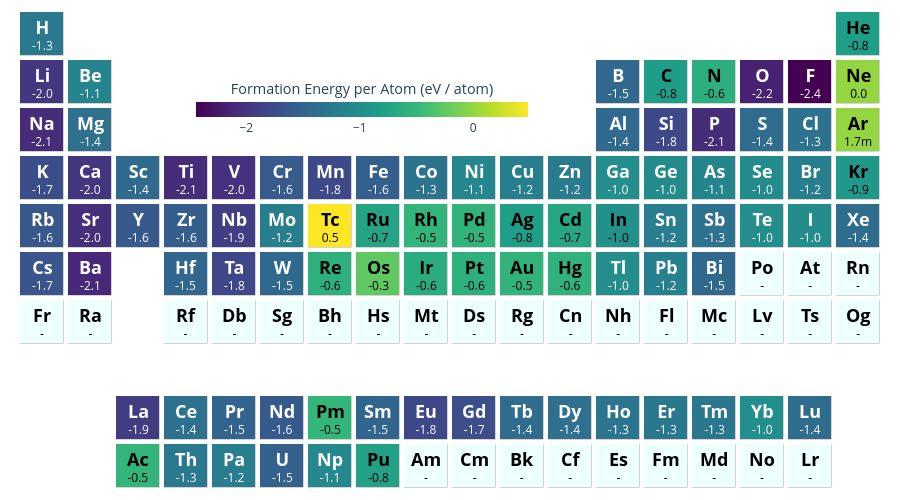

The notebook cell saved with this chart:
### Code cell
pmv.ptable_heatmap(formation_energy_averages, colorbar=dict(title="Formation Energy per Atom (eV / atom)"))

### Figure 1 — Plotly figure (JSON) as saved in the notebook; plotly's stock layout.template omitted (floating-point values rounded to 4 significant figures; data arrays with more than 128 entries replaced by an {"elided": "..."} marker saying what was removed)
{"data": [{"colorbar": {"len": 0.4, "lenmode": "fraction", "orientation": "h", "thickness": 15, "tickformat": "~s", "title": {"font": {"size": 14.4}, "side": "top", "text": "Formation Energy per Atom (eV / atom)"}, "x": 0.4, "y": 0.72}, "colorscale": [[0, "darkgray"], [1, "darkgray"]], "hoverinfo": "none", "showscale": false, "type": "heatmap", "xgap": 4.5, "ygap": 4.5, "z": {"elided": "10x18 float values"}}, {"colorbar": {"len": 0.4, "lenmode": "fraction", "orientation": "h", "thickness": 15, "tickformat": "~s", "title": {"font": {"size": 14.4}, "side": "top", "text": "Formation Energy per Atom (eV / atom)"}, "x": 0.4, "y": 0.72}, "colorscale": [[0, "#eff"], [1, "#eff"]], "hoverinfo": "none", "showscale": false, "type": "heatmap", "xgap": 5, "ygap": 5, "z": {"elided": "10x18 float values"}}, {"colorbar": {"len": 0.4, "lenmode": "fraction", "orientation": "h", "thickness": 15, "tickformat": "~s", "title": {"font": {"size": 14.4}, "side": "top", "text": "Formation Energy per Atom (eV / atom)"}, "x": 0.4, "y": 0.72}, "colorscale": [[0, "#440154"], [0.1111, "#482878"], [0.2222, "#3e4989"], [0.3333, "#31688e"], [0.4444, "#26828e"], [0.5556, "#1f9e89"], [0.6667, "#35b779"], [0.7778, "#6ece58"], [0.8889, "#b5de2b"], [1, "#fde725"]], "hoverinfo": "text", "reversescale": false, "showscale": true, "text": {"elided": "10x18 str values"}, "type": "heatmap", "xgap": 5, "ygap": 5, "z": {"elided": "10x18 float values"}, "zauto": false, "zmax": 0.4827, "zmin": -2.443}], "layout": {"annotations": [{"font": {"color": "#000000"}, "showarrow": false, "text": "", "x": 0, "xref": "x", "y": 0, "yref": "y"}, {"font": {"color": "#000000"}, "showarrow": false, "text": "", "x": 1, "xref": "x", "y": 0, "yref": "y"}, {"font": {"color": "#000000"}, "showarrow": false, "text": "<span style='font-weight: bold; font-size: 18.0;'>Ac</span><br>-0.5", "x": 2, "xref": "x", "y": 0, "yref": "y"}, {"font": {"color": "#FFFFFF"}, "showarrow": false, "text": "<span style='font-weight: bold; font-size: 18.0;'>Th</span><br>-1.3", "x": 3, "xref": "x", "y": 0, "yref": "y"}, {"font": {"color": "#FFFFFF"}, "showarrow": false, "text": "<span style='font-weight: bold; font-size: 18.0;'>Pa</span><br>-1.2", "x": 4, "xref": "x", "y": 0, "yref": "y"}, {"font": {"color": "#FFFFFF"}, "showarrow": false, "text": "<span style='font-weight: bold; font-size: 18.0;'>U</span><br>-1.5", "x": 5, "xref": "x", "y": 0, "yref": "y"}, {"font": {"color": "#FFFFFF"}, "showarrow": false, "text": "<span style='font-weight: bold; font-size: 18.0;'>Np</span><br>-1.1", "x": 6, "xref": "x", "y": 0, "yref": "y"}, {"font": {"color": "#000000"}, "showarrow": false, "text": "<span style='font-weight: bold; font-size: 18.0;'>Pu</span><br>-0.8", "x": 7, "xref": "x", "y": 0, "yref": "y"}, {"font": {"color": "#000000"}, "showarrow": false, "text": "<span style='font-weight: bold; font-size: 18.0;'>Am</span><br>-", "x": 8, "xref": "x", "y": 0, "yref": "y"}, {"font": {"color": "#000000"}, "showarrow": false, "text": "<span style='font-weight: bold; font-size: 18.0;'>Cm</span><br>-", "x": 9, "xref": "x", "y": 0, "yref": "y"}, {"font": {"color": "#000000"}, "showarrow": false, "text": "<span style='font-weight: bold; font-size: 18.0;'>Bk</span><br>-", "x": 10, "xref": "x", "y": 0, "yref": "y"}, {"font": {"color": "#000000"}, "showarrow": false, "text": "<span style='font-weight: bold; font-size: 18.0;'>Cf</span><br>-", "x": 11, "xref": "x", "y": 0, "yref": "y"}, {"font": {"color": "#000000"}, "showarrow": false, "text": "<span style='font-weight: bold; font-size: 18.0;'>Es</span><br>-", "x": 12, "xref": "x", "y": 0, "yref": "y"}, {"font": {"color": "#000000"}, "showarrow": false, "text": "<span style='font-weight: bold; font-size: 18.0;'>Fm</span><br>-", "x": 13, "xref": "x", "y": 0, "yref": "y"}, {"font": {"color": "#000000"}, "showarrow": false, "text": "<span style='font-weight: bold; font-size: 18.0;'>Md</span><br>-", "x": 14, "xref": "x", "y": 0, "yref": "y"}, {"font": {"color": "#000000"}, "showarrow": false, "text": "<span style='font-weight: bold; font-size: 18.0;'>No</span><br>-", "x": 15, "xref": "x", "y": 0, "yref": "y"}, {"font": {"color": "#000000"}, "showarrow": false, "text": "<span style='font-weight: bold; font-size: 18.0;'>Lr</span><br>-", "x": 16, "xref": "x", "y": 0, "yref": "y"}, {"font": {"color": "#000000"}, "showarrow": false, "text": "", "x": 17, "xref": "x", "y": 0, "yref": "y"}, {"font": {"color": "#000000"}, "showarrow": false, "text": "", "x": 0, "xref": "x", "y": 1, "yref": "y"}, {"font": {"color": "#000000"}, "showarrow": false, "text": "", "x": 1, "xref": "x", "y": 1, "yref": "y"}, {"font": {"color": "#FFFFFF"}, "showarrow": false, "text": "<span style='font-weight: bold; font-size: 18.0;'>La</span><br>-1.9", "x": 2, "xref": "x", "y": 1, "yref": "y"}, {"font": {"color": "#FFFFFF"}, "showarrow": false, "text": "<span style='font-weight: bold; font-size: 18.0;'>Ce</span><br>-1.4", "x": 3, "xref": "x", "y": 1, "yref": "y"}, {"font": {"color": "#FFFFFF"}, "showarrow": false, "text": "<span style='font-weight: bold; font-size: 18.0;'>Pr</span><br>-1.5", "x": 4, "xref": "x", "y": 1, "yref": "y"}, {"font": {"color": "#FFFFFF"}, "showarrow": false, "text": "<span style='font-weight: bold; font-size: 18.0;'>Nd</span><br>-1.6", "x": 5, "xref": "x", "y": 1, "yref": "y"}, {"font": {"color": "#000000"}, "showarrow": false, "text": "<span style='font-weight: bold; font-size: 18.0;'>Pm</span><br>-0.5", "x": 6, "xref": "x", "y": 1, "yref": "y"}, {"font": {"color": "#FFFFFF"}, "showarrow": false, "text": "<span style='font-weight: bold; font-size: 18.0;'>Sm</span><br>-1.5", "x": 7, "xref": "x", "y": 1, "yref": "y"}, {"font": {"color": "#FFFFFF"}, "showarrow": false, "text": "<span style='font-weight: bold; font-size: 18.0;'>Eu</span><br>-1.8", "x": 8, "xref": "x", "y": 1, "yref": "y"}, {"font": {"color": "#FFFFFF"}, "showarrow": false, "text": "<span style='font-weight: bold; font-size: 18.0;'>Gd</span><br>-1.7", "x": 9, "xref": "x", "y": 1, "yref": "y"}, {"font": {"color": "#FFFFFF"}, "showarrow": false, "text": "<span style='font-weight: bold; font-size: 18.0;'>Tb</span><br>-1.4", "x": 10, "xref": "x", "y": 1, "yref": "y"}, {"font": {"color": "#FFFFFF"}, "showarrow": false, "text": "<span style='font-weight: bold; font-size: 18.0;'>Dy</span><br>-1.4", "x": 11, "xref": "x", "y": 1, "yref": "y"}, {"font": {"color": "#FFFFFF"}, "showarrow": false, "text": "<span style='font-weight: bold; font-size: 18.0;'>Ho</span><br>-1.3", "x": 12, "xref": "x", "y": 1, "yref": "y"}, {"font": {"color": "#FFFFFF"}, "showarrow": false, "text": "<span style='font-weight: bold; font-size: 18.0;'>Er</span><br>-1.3", "x": 13, "xref": "x", "y": 1, "yref": "y"}, {"font": {"color": "#FFFFFF"}, "showarrow": false, "text": "<span style='font-weight: bold; font-size: 18.0;'>Tm</span><br>-1.3", "x": 14, "xref": "x", "y": 1, "yref": "y"}, {"font": {"color": "#FFFFFF"}, "showarrow": false, "text": "<span style='font-weight: bold; font-size: 18.0;'>Yb</span><br>-1.0", "x": 15, "xref": "x", "y": 1, "yref": "y"}, {"font": {"color": "#FFFFFF"}, "showarrow": false, "text": "<span style='font-weight: bold; font-size: 18.0;'>Lu</span><br>-1.4", "x": 16, "xref": "x", "y": 1, "yref": "y"}, {"font": {"color": "#000000"}, "showarrow": false, "text": "", "x": 17, "xref": "x", "y": 1, "yref": "y"}, {"font": {"color": "#000000"}, "showarrow": false, "text": "", "x": 0, "xref": "x", "y": 2, "yref": "y"}, {"font": {"color": "#000000"}, "showarrow": false, "text": "", "x": 1, "xref": "x", "y": 2, "yref": "y"}, {"font": {"color": "#000000"}, "showarrow": false, "text": "", "x": 2, "xref": "x", "y": 2, "yref": "y"}, {"font": {"color": "#000000"}, "showarrow": false, "text": "", "x": 3, "xref": "x", "y": 2, "yref": "y"}, {"font": {"color": "#000000"}, "showarrow": false, "text": "", "x": 4, "xref": "x", "y": 2, "yref": "y"}, {"font": {"color": "#000000"}, "showarrow": false, "text": "", "x": 5, "xref": "x", "y": 2, "yref": "y"}, {"font": {"color": "#000000"}, "showarrow": false, "text": "", "x": 6, "xref": "x", "y": 2, "yref": "y"}, {"font": {"color": "#000000"}, "showarrow": false, "text": "", "x": 7, "xref": "x", "y": 2, "yref": "y"}, {"font": {"color": "#000000"}, "showarrow": false, "text": "", "x": 8, "xref": "x", "y": 2, "yref": "y"}, {"font": {"color": "#000000"}, "showarrow": false, "text": "", "x": 9, "xref": "x", "y": 2, "yref": "y"}, {"font": {"color": "#000000"}, "showarrow": false, "text": "", "x": 10, "xref": "x", "y": 2, "yref": "y"}, {"font": {"color": "#000000"}, "showarrow": false, "text": "", "x": 11, "xref": "x", "y": 2, "yref": "y"}, {"font": {"color": "#000000"}, "showarrow": false, "text": "", "x": 12, "xref": "x", "y": 2, "yref": "y"}, {"font": {"color": "#000000"}, "showarrow": false, "text": "", "x": 13, "xref": "x", "y": 2, "yref": "y"}, {"font": {"color": "#000000"}, "showarrow": false, "text": "", "x": 14, "xref": "x", "y": 2, "yref": "y"}, {"font": {"color": "#000000"}, "showarrow": false, "text": "", "x": 15, "xref": "x", "y": 2, "yref": "y"}, {"font": {"color": "#000000"}, "showarrow": false, "text": "", "x": 16, "xref": "x", "y": 2, "yref": "y"}, {"font": {"color": "#000000"}, "showarrow": false, "text": "", "x": 17, "xref": "x", "y": 2, "yref": "y"}, {"font": {"color": "#000000"}, "showarrow": false, "text": "<span style='font-weight: bold; font-size: 18.0;'>Fr</span><br>-", "x": 0, "xref": "x", "y": 3, "yref": "y"}, {"font": {"color": "#000000"}, "showarrow": false, "text": "<span style='font-weight: bold; font-size: 18.0;'>Ra</span><br>-", "x": 1, "xref": "x", "y": 3, "yref": "y"}, {"font": {"color": "#000000"}, "showarrow": false, "text": "", "x": 2, "xref": "x", "y": 3, "yref": "y"}, {"font": {"color": "#000000"}, "showarrow": false, "text": "<span style='font-weight: bold; font-size: 18.0;'>Rf</span><br>-", "x": 3, "xref": "x", "y": 3, "yref": "y"}, {"font": {"color": "#000000"}, "showarrow": false, "text": "<span style='font-weight: bold; font-size: 18.0;'>Db</span><br>-", "x": 4, "xref": "x", "y": 3, "yref": "y"}, {"font": {"color": "#000000"}, "showarrow": false, "text": "<span style='font-weight: bold; font-size: 18.0;'>Sg</span><br>-", "x": 5, "xref": "x", "y": 3, "yref": "y"}, {"font": {"color": "#000000"}, "showarrow": false, "text": "<span style='font-weight: bold; font-size: 18.0;'>Bh</span><br>-", "x": 6, "xref": "x", "y": 3, "yref": "y"}, {"font": {"color": "#000000"}, "showarrow": false, "text": "<span style='font-weight: bold; font-size: 18.0;'>Hs</span><br>-", "x": 7, "xref": "x", "y": 3, "yref": "y"}, {"font": {"color": "#000000"}, "showarrow": false, "text": "<span style='font-weight: bold; font-size: 18.0;'>Mt</span><br>-", "x": 8, "xref": "x", "y": 3, "yref": "y"}, {"font": {"color": "#000000"}, "showarrow": false, "text": "<span style='font-weight: bold; font-size: 18.0;'>Ds</span><br>-", "x": 9, "xref": "x", "y": 3, "yref": "y"}, {"font": {"color": "#000000"}, "showarrow": false, "text": "<span style='font-weight: bold; font-size: 18.0;'>Rg</span><br>-", "x": 10, "xref": "x", "y": 3, "yref": "y"}, {"font": {"color": "#000000"}, "showarrow": false, "text": "<span style='font-weight: bold; font-size: 18.0;'>Cn</span><br>-", "x": 11, "xref": "x", "y": 3, "yref": "y"}, {"font": {"color": "#000000"}, "showarrow": false, "text": "<span style='font-weight: bold; font-size: 18.0;'>Nh</span><br>-", "x": 12, "xref": "x", "y": 3, "yref": "y"}, {"font": {"color": "#000000"}, "showarrow": false, "text": "<span style='font-weight: bold; font-size: 18.0;'>Fl</span><br>-", "x": 13, "xref": "x", "y": 3, "yref": "y"}, {"font": {"color": "#000000"}, "showarrow": false, "text": "<span style='font-weight: bold; font-size: 18.0;'>Mc</span><br>-", "x": 14, "xref": "x", "y": 3, "yref": "y"}, {"font": {"color": "#000000"}, "showarrow": false, "text": "<span style='font-weight: bold; font-size: 18.0;'>Lv</span><br>-", "x": 15, "xref": "x", "y": 3, "yref": "y"}, {"font": {"color": "#000000"}, "showarrow": false, "text": "<span style='font-weight: bold; font-size: 18.0;'>Ts</span><br>-", "x": 16, "xref": "x", "y": 3, "yref": "y"}, {"font": {"color": "#000000"}, "showarrow": false, "text": "<span style='font-weight: bold; font-size: 18.0;'>Og</span><br>-", "x": 17, "xref": "x", "y": 3, "yref": "y"}, {"font": {"color": "#FFFFFF"}, "showarrow": false, "text": "<span style='font-weight: bold; font-size: 18.0;'>Cs</span><br>-1.7", "x": 0, "xref": "x", "y": 4, "yref": "y"}, {"font": {"color": "#FFFFFF"}, "showarrow": false, "text": "<span style='font-weight: bold; font-size: 18.0;'>Ba</span><br>-2.1", "x": 1, "xref": "x", "y": 4, "yref": "y"}, {"font": {"color": "#000000"}, "showarrow": false, "text": "", "x": 2, "xref": "x", "y": 4, "yref": "y"}, {"font": {"color": "#FFFFFF"}, "showarrow": false, "text": "<span style='font-weight: bold; font-size: 18.0;'>Hf</span><br>-1.5", "x": 3, "xref": "x", "y": 4, "yref": "y"}, {"font": {"color": "#FFFFFF"}, "showarrow": false, "text": "<span style='font-weight: bold; font-size: 18.0;'>Ta</span><br>-1.8", "x": 4, "xref": "x", "y": 4, "yref": "y"}, {"font": {"color": "#FFFFFF"}, "showarrow": false, "text": "<span style='font-weight: bold; font-size: 18.0;'>W</span><br>-1.5", "x": 5, "xref": "x", "y": 4, "yref": "y"}, {"font": {"color": "#000000"}, "showarrow": false, "text": "<span style='font-weight: bold; font-size: 18.0;'>Re</span><br>-0.6", "x": 6, "xref": "x", "y": 4, "yref": "y"}, {"font": {"color": "#000000"}, "showarrow": false, "text": "<span style='font-weight: bold; font-size: 18.0;'>Os</span><br>-0.3", "x": 7, "xref": "x", "y": 4, "yref": "y"}, {"font": {"color": "#000000"}, "showarrow": false, "text": "<span style='font-weight: bold; font-size: 18.0;'>Ir</span><br>-0.6", "x": 8, "xref": "x", "y": 4, "yref": "y"}, {"font": {"color": "#000000"}, "showarrow": false, "text": "<span style='font-weight: bold; font-size: 18.0;'>Pt</span><br>-0.6", "x": 9, "xref": "x", "y": 4, "yref": "y"}, {"font": {"color": "#000000"}, "showarrow": false, "text": "<span style='font-weight: bold; font-size: 18.0;'>Au</span><br>-0.5", "x": 10, "xref": "x", "y": 4, "yref": "y"}, {"font": {"color": "#000000"}, "showarrow": false, "text": "<span style='font-weight: bold; font-size: 18.0;'>Hg</span><br>-0.6", "x": 11, "xref": "x", "y": 4, "yref": "y"}, {"font": {"color": "#FFFFFF"}, "showarrow": false, "text": "<span style='font-weight: bold; font-size: 18.0;'>Tl</span><br>-1.0", "x": 12, "xref": "x", "y": 4, "yref": "y"}, {"font": {"color": "#FFFFFF"}, "showarrow": false, "text": "<span style='font-weight: bold; font-size: 18.0;'>Pb</span><br>-1.2", "x": 13, "xref": "x", "y": 4, "yref": "y"}, {"font": {"color": "#FFFFFF"}, "showarrow": false, "text": "<span style='font-weight: bold; font-size: 18.0;'>Bi</span><br>-1.5", "x": 14, "xref": "x", "y": 4, "yref": "y"}, {"font": {"color": "#000000"}, "showarrow": false, "text": "<span style='font-weight: bold; font-size: 18.0;'>Po</span><br>-", "x": 15, "xref": "x", "y": 4, "yref": "y"}, {"font": {"color": "#000000"}, "showarrow": false, "text": "<span style='font-weight: bold; font-size: 18.0;'>At</span><br>-", "x": 16, "xref": "x", "y": 4, "yref": "y"}, {"font": {"color": "#000000"}, "showarrow": false, "text": "<span style='font-weight: bold; font-size: 18.0;'>Rn</span><br>-", "x": 17, "xref": "x", "y": 4, "yref": "y"}, {"font": {"color": "#FFFFFF"}, "showarrow": false, "text": "<span style='font-weight: bold; font-size: 18.0;'>Rb</span><br>-1.6", "x": 0, "xref": "x", "y": 5, "yref": "y"}, {"font": {"color": "#FFFFFF"}, "showarrow": false, "text": "<span style='font-weight: bold; font-size: 18.0;'>Sr</span><br>-2.0", "x": 1, "xref": "x", "y": 5, "yref": "y"}, {"font": {"color": "#FFFFFF"}, "showarrow": false, "text": "<span style='font-weight: bold; font-size: 18.0;'>Y</span><br>-1.6", "x": 2, "xref": "x", "y": 5, "yref": "y"}, {"font": {"color": "#FFFFFF"}, "showarrow": false, "text": "<span style='font-weight: bold; font-size: 18.0;'>Zr</span><br>-1.6", "x": 3, "xref": "x", "y": 5, "yref": "y"}, {"font": {"color": "#FFFFFF"}, "showarrow": false, "text": "<span style='font-weight: bold; font-size: 18.0;'>Nb</span><br>-1.9", "x": 4, "xref": "x", "y": 5, "yref": "y"}, {"font": {"color": "#FFFFFF"}, "showarrow": false, "text": "<span style='font-weight: bold; font-size: 18.0;'>Mo</span><br>-1.2", "x": 5, "xref": "x", "y": 5, "yref": "y"}, {"font": {"color": "#000000"}, "showarrow": false, "text": "<span style='font-weight: bold; font-size: 18.0;'>Tc</span><br>0.5", "x": 6, "xref": "x", "y": 5, "yref": "y"}, {"font": {"color": "#000000"}, "showarrow": false, "text": "<span style='font-weight: bold; font-size: 18.0;'>Ru</span><br>-0.7", "x": 7, "xref": "x", "y": 5, "yref": "y"}, {"font": {"color": "#000000"}, "showarrow": false, "text": "<span style='font-weight: bold; font-size: 18.0;'>Rh</span><br>-0.5", "x": 8, "xref": "x", "y": 5, "yref": "y"}, {"font": {"color": "#000000"}, "showarrow": false, "text": "<span style='font-weight: bold; font-size: 18.0;'>Pd</span><br>-0.5", "x": 9, "xref": "x", "y": 5, "yref": "y"}, {"font": {"color": "#000000"}, "showarrow": false, "text": "<span style='font-weight: bold; font-size: 18.0;'>Ag</span><br>-0.8", "x": 10, "xref": "x", "y": 5, "yref": "y"}, {"font": {"color": "#000000"}, "showarrow": false, "text": "<span style='font-weight: bold; font-size: 18.0;'>Cd</span><br>-0.7", "x": 11, "xref": "x", "y": 5, "yref": "y"}, {"font": {"color": "#000000"}, "showarrow": false, "text": "<span style='font-weight: bold; font-size: 18.0;'>In</span><br>-1.0", "x": 12, "xref": "x", "y": 5, "yref": "y"}, {"font": {"color": "#FFFFFF"}, "showarrow": false, "text": "<span style='font-weight: bold; font-size: 18.0;'>Sn</span><br>-1.2", "x": 13, "xref": "x", "y": 5, "yref": "y"}, {"font": {"color": "#FFFFFF"}, "showarrow": false, "text": "<span style='font-weight: bold; font-size: 18.0;'>Sb</span><br>-1.3", "x": 14, "xref": "x", "y": 5, "yref": "y"}, {"font": {"color": "#FFFFFF"}, "showarrow": false, "text": "<span style='font-weight: bold; font-size: 18.0;'>Te</span><br>-1.0", "x": 15, "xref": "x", "y": 5, "yref": "y"}, {"font": {"color": "#FFFFFF"}, "showarrow": false, "text": "<span style='font-weight: bold; font-size: 18.0;'>I</span><br>-1.0", "x": 16, "xref": "x", "y": 5, "yref": "y"}, {"font": {"color": "#FFFFFF"}, "showarrow": false, "text": "<span style='font-weight: bold; font-size: 18.0;'>Xe</span><br>-1.4", "x": 17, "xref": "x", "y": 5, "yref": "y"}, {"font": {"color": "#FFFFFF"}, "showarrow": false, "text": "<span style='font-weight: bold; font-size: 18.0;'>K</span><br>-1.7", "x": 0, "xref": "x", "y": 6, "yref": "y"}, {"font": {"color": "#FFFFFF"}, "showarrow": false, "text": "<span style='font-weight: bold; font-size: 18.0;'>Ca</span><br>-2.0", "x": 1, "xref": "x", "y": 6, "yref": "y"}, {"font": {"color": "#FFFFFF"}, "showarrow": false, "text": "<span style='font-weight: bold; font-size: 18.0;'>Sc</span><br>-1.4", "x": 2, "xref": "x", "y": 6, "yref": "y"}, {"font": {"color": "#FFFFFF"}, "showarrow": false, "text": "<span style='font-weight: bold; font-size: 18.0;'>Ti</span><br>-2.1", "x": 3, "xref": "x", "y": 6, "yref": "y"}, {"font": {"color": "#FFFFFF"}, "showarrow": false, "text": "<span style='font-weight: bold; font-size: 18.0;'>V</span><br>-2.0", "x": 4, "xref": "x", "y": 6, "yref": "y"}, {"font": {"color": "#FFFFFF"}, "showarrow": false, "text": "<span style='font-weight: bold; font-size: 18.0;'>Cr</span><br>-1.6", "x": 5, "xref": "x", "y": 6, "yref": "y"}, {"font": {"color": "#FFFFFF"}, "showarrow": false, "text": "<span style='font-weight: bold; font-size: 18.0;'>Mn</span><br>-1.8", "x": 6, "xref": "x", "y": 6, "yref": "y"}, {"font": {"color": "#FFFFFF"}, "showarrow": false, "text": "<span style='font-weight: bold; font-size: 18.0;'>Fe</span><br>-1.6", "x": 7, "xref": "x", "y": 6, "yref": "y"}, {"font": {"color": "#FFFFFF"}, "showarrow": false, "text": "<span style='font-weight: bold; font-size: 18.0;'>Co</span><br>-1.3", "x": 8, "xref": "x", "y": 6, "yref": "y"}, {"font": {"color": "#FFFFFF"}, "showarrow": false, "text": "<span style='font-weight: bold; font-size: 18.0;'>Ni</span><br>-1.1", "x": 9, "xref": "x", "y": 6, "yref": "y"}, {"font": {"color": "#FFFFFF"}, "showarrow": false, "text": "<span style='font-weight: bold; font-size: 18.0;'>Cu</span><br>-1.2", "x": 10, "xref": "x", "y": 6, "yref": "y"}, {"font": {"color": "#FFFFFF"}, "showarrow": false, "text": "<span style='font-weight: bold; font-size: 18.0;'>Zn</span><br>-1.2", "x": 11, "xref": "x", "y": 6, "yref": "y"}, {"font": {"color": "#FFFFFF"}, "showarrow": false, "text": "<span style='font-weight: bold; font-size: 18.0;'>Ga</span><br>-1.0", "x": 12, "xref": "x", "y": 6, "yref": "y"}, {"font": {"color": "#FFFFFF"}, "showarrow": false, "text": "<span style='font-weight: bold; font-size: 18.0;'>Ge</span><br>-1.0", "x": 13, "xref": "x", "y": 6, "yref": "y"}, {"font": {"color": "#FFFFFF"}, "showarrow": false, "text": "<span style='font-weight: bold; font-size: 18.0;'>As</span><br>-1.1", "x": 14, "xref": "x", "y": 6, "yref": "y"}, {"font": {"color": "#FFFFFF"}, "showarrow": false, "text": "<span style='font-weight: bold; font-size: 18.0;'>Se</span><br>-1.0", "x": 15, "xref": "x", "y": 6, "yref": "y"}, {"font": {"color": "#FFFFFF"}, "showarrow": false, "text": "<span style='font-weight: bold; font-size: 18.0;'>Br</span><br>-1.2", "x": 16, "xref": "x", "y": 6, "yref": "y"}, {"font": {"color": "#000000"}, "showarrow": false, "text": "<span style='font-weight: bold; font-size: 18.0;'>Kr</span><br>-0.9", "x": 17, "xref": "x", "y": 6, "yref": "y"}, {"font": {"color": "#FFFFFF"}, "showarrow": false, "text": "<span style='font-weight: bold; font-size: 18.0;'>Na</span><br>-2.1", "x": 0, "xref": "x", "y": 7, "yref": "y"}, {"font": {"color": "#FFFFFF"}, "showarrow": false, "text": "<span style='font-weight: bold; font-size: 18.0;'>Mg</span><br>-1.4", "x": 1, "xref": "x", "y": 7, "yref": "y"}, {"font": {"color": "#000000"}, "showarrow": false, "text": "", "x": 2, "xref": "x", "y": 7, "yref": "y"}, {"font": {"color": "#000000"}, "showarrow": false, "text": "", "x": 3, "xref": "x", "y": 7, "yref": "y"}, {"font": {"color": "#000000"}, "showarrow": false, "text": "", "x": 4, "xref": "x", "y": 7, "yref": "y"}, {"font": {"color": "#000000"}, "showarrow": false, "text": "", "x": 5, "xref": "x", "y": 7, "yref": "y"}, {"font": {"color": "#000000"}, "showarrow": false, "text": "", "x": 6, "xref": "x", "y": 7, "yref": "y"}, {"font": {"color": "#000000"}, "showarrow": false, "text": "", "x": 7, "xref": "x", "y": 7, "yref": "y"}, {"font": {"color": "#000000"}, "showarrow": false, "text": "", "x": 8, "xref": "x", "y": 7, "yref": "y"}, {"font": {"color": "#000000"}, "showarrow": false, "text": "", "x": 9, "xref": "x", "y": 7, "yref": "y"}, {"font": {"color": "#000000"}, "showarrow": false, "text": "", "x": 10, "xref": "x", "y": 7, "yref": "y"}, {"font": {"color": "#000000"}, "showarrow": false, "text": "", "x": 11, "xref": "x", "y": 7, "yref": "y"}, {"font": {"color": "#FFFFFF"}, "showarrow": false, "text": "<span style='font-weight: bold; font-size: 18.0;'>Al</span><br>-1.4", "x": 12, "xref": "x", "y": 7, "yref": "y"}, {"font": {"color": "#FFFFFF"}, "showarrow": false, "text": "<span style='font-weight: bold; font-size: 18.0;'>Si</span><br>-1.8", "x": 13, "xref": "x", "y": 7, "yref": "y"}, {"font": {"color": "#FFFFFF"}, "showarrow": false, "text": "<span style='font-weight: bold; font-size: 18.0;'>P</span><br>-2.1", "x": 14, "xref": "x", "y": 7, "yref": "y"}, {"font": {"color": "#FFFFFF"}, "showarrow": false, "text": "<span style='font-weight: bold; font-size: 18.0;'>S</span><br>-1.4", "x": 15, "xref": "x", "y": 7, "yref": "y"}, {"font": {"color": "#FFFFFF"}, "showarrow": false, "text": "<span style='font-weight: bold; font-size: 18.0;'>Cl</span><br>-1.3", "x": 16, "xref": "x", "y": 7, "yref": "y"}, {"font": {"color": "#000000"}, "showarrow": false, "text": "<span style='font-weight: bold; font-size: 18.0;'>Ar</span><br>1.7m", "x": 17, "xref": "x", "y": 7, "yref": "y"}, {"font": {"color": "#FFFFFF"}, "showarrow": false, "text": "<span style='font-weight: bold; font-size: 18.0;'>Li</span><br>-2.0", "x": 0, "xref": "x", "y": 8, "yref": "y"}, {"font": {"color": "#FFFFFF"}, "showarrow": false, "text": "<span style='font-weight: bold; font-size: 18.0;'>Be</span><br>-1.1", "x": 1, "xref": "x", "y": 8, "yref": "y"}, {"font": {"color": "#000000"}, "showarrow": false, "text": "", "x": 2, "xref": "x", "y": 8, "yref": "y"}, {"font": {"color": "#000000"}, "showarrow": false, "text": "", "x": 3, "xref": "x", "y": 8, "yref": "y"}, {"font": {"color": "#000000"}, "showarrow": false, "text": "", "x": 4, "xref": "x", "y": 8, "yref": "y"}, {"font": {"color": "#000000"}, "showarrow": false, "text": "", "x": 5, "xref": "x", "y": 8, "yref": "y"}, {"font": {"color": "#000000"}, "showarrow": false, "text": "", "x": 6, "xref": "x", "y": 8, "yref": "y"}, {"font": {"color": "#000000"}, "showarrow": false, "text": "", "x": 7, "xref": "x", "y": 8, "yref": "y"}, {"font": {"color": "#000000"}, "showarrow": false, "text": "", "x": 8, "xref": "x", "y": 8, "yref": "y"}, {"font": {"color": "#000000"}, "showarrow": false, "text": "", "x": 9, "xref": "x", "y": 8, "yref": "y"}, {"font": {"color": "#000000"}, "showarrow": false, "text": "", "x": 10, "xref": "x", "y": 8, "yref": "y"}, {"font": {"color": "#000000"}, "showarrow": false, "text": "", "x": 11, "xref": "x", "y": 8, "yref": "y"}, {"font": {"color": "#FFFFFF"}, "showarrow": false, "text": "<span style='font-weight: bold; font-size: 18.0;'>B</span><br>-1.5", "x": 12, "xref": "x", "y": 8, "yref": "y"}, {"font": {"color": "#000000"}, "showarrow": false, "text": "<span style='font-weight: bold; font-size: 18.0;'>C</span><br>-0.8", "x": 13, "xref": "x", "y": 8, "yref": "y"}, {"font": {"color": "#000000"}, "showarrow": false, "text": "<span style='font-weight: bold; font-size: 18.0;'>N</span><br>-0.6", "x": 14, "xref": "x", "y": 8, "yref": "y"}, {"font": {"color": "#FFFFFF"}, "showarrow": false, "text": "<span style='font-weight: bold; font-size: 18.0;'>O</span><br>-2.2", "x": 15, "xref": "x", "y": 8, "yref": "y"}, {"font": {"color": "#FFFFFF"}, "showarrow": false, "text": "<span style='font-weight: bold; font-size: 18.0;'>F</span><br>-2.4", "x": 16, "xref": "x", "y": 8, "yref": "y"}, {"font": {"color": "#000000"}, "showarrow": false, "text": "<span style='font-weight: bold; font-size: 18.0;'>Ne</span><br>0.0", "x": 17, "xref": "x", "y": 8, "yref": "y"}, {"font": {"color": "#FFFFFF"}, "showarrow": false, "text": "<span style='font-weight: bold; font-size: 18.0;'>H</span><br>-1.3", "x": 0, "xref": "x", "y": 9, "yref": "y"}, {"font": {"color": "#000000"}, "showarrow": false, "text": "", "x": 1, "xref": "x", "y": 9, "yref": "y"}, {"font": {"color": "#000000"}, "showarrow": false, "text": "", "x": 2, "xref": "x", "y": 9, "yref": "y"}, {"font": {"color": "#000000"}, "showarrow": false, "text": "", "x": 3, "xref": "x", "y": 9, "yref": "y"}, {"font": {"color": "#000000"}, "showarrow": false, "text": "", "x": 4, "xref": "x", "y": 9, "yref": "y"}, {"font": {"color": "#000000"}, "showarrow": false, "text": "", "x": 5, "xref": "x", "y": 9, "yref": "y"}, {"font": {"color": "#000000"}, "showarrow": false, "text": "", "x": 6, "xref": "x", "y": 9, "yref": "y"}, {"font": {"color": "#000000"}, "showarrow": false, "text": "", "x": 7, "xref": "x", "y": 9, "yref": "y"}, {"font": {"color": "#000000"}, "showarrow": false, "text": "", "x": 8, "xref": "x", "y": 9, "yref": "y"}, {"font": {"color": "#000000"}, "showarrow": false, "text": "", "x": 9, "xref": "x", "y": 9, "yref": "y"}, {"font": {"color": "#000000"}, "showarrow": false, "text": "", "x": 10, "xref": "x", "y": 9, "yref": "y"}, {"font": {"color": "#000000"}, "showarrow": false, "text": "", "x": 11, "xref": "x", "y": 9, "yref": "y"}, {"font": {"color": "#000000"}, "showarrow": false, "text": "", "x": 12, "xref": "x", "y": 9, "yref": "y"}, {"font": {"color": "#000000"}, "showarrow": false, "text": "", "x": 13, "xref": "x", "y": 9, "yref": "y"}, {"font": {"color": "#000000"}, "showarrow": false, "text": "", "x": 14, "xref": "x", "y": 9, "yref": "y"}, {"font": {"color": "#000000"}, "showarrow": false, "text": "", "x": 15, "xref": "x", "y": 9, "yref": "y"}, {"font": {"color": "#000000"}, "showarrow": false, "text": "", "x": 16, "xref": "x", "y": 9, "yref": "y"}, {"font": {"color": "#000000"}, "showarrow": false, "text": "<span style='font-weight: bold; font-size: 18.0;'>He</span><br>-0.8", "x": 17, "xref": "x", "y": 9, "yref": "y"}], "font": {"size": 12}, "height": 500, "margin": {"b": 10, "l": 10, "pad": 10, "r": 10, "t": 10}, "plot_bgcolor": "rgba(0, 0, 0, 0)", "title": {"x": 0.4, "y": 0.95}, "width": 900, "xaxis": {"gridcolor": "rgb(0, 0, 0)", "showgrid": false, "showticklabels": false, "side": "top", "ticks": "", "zeroline": false}, "yaxis": {"scaleanchor": "x", "showgrid": false, "showticklabels": false, "ticks": "", "ticksuffix": "  ", "zeroline": false}}}
